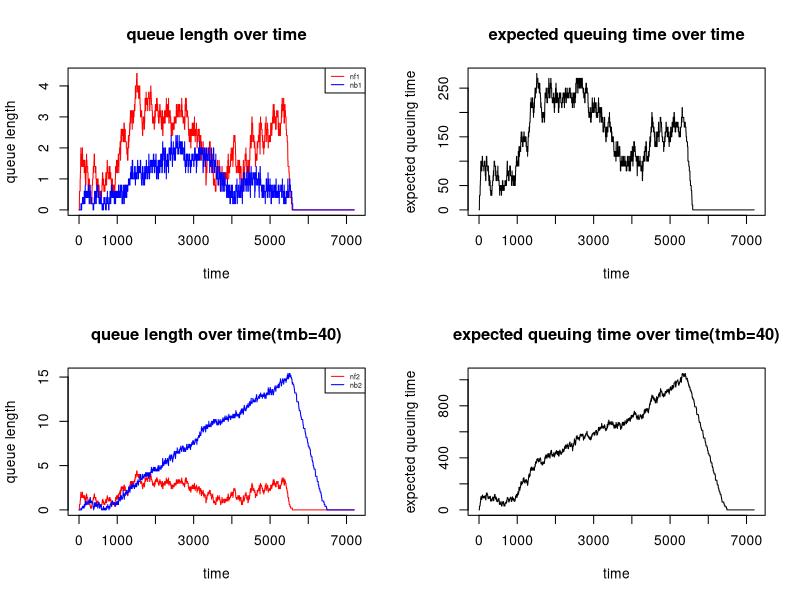

Reproduce this figure in R. (Note: a time limit stopped this script after it produced the figure.)
##  This code simulates a stochastic queuing model depicting a real-life scenario
## where cars go through French and British passport control stations consecutively
## before approaching a French ferry terminal. The entire process is simulated
## per second over a duration of two hours. Cars arrive randomly at French stations
## with a given probability and choose the the shortest queue among a given number 
## of stations. After completion of processing at a French station, a car proceeds
## to one of the British stations by selecting the shortest queue, taking into
## account a capacity constraint. Processing time at both the French and British
## stations follows uniform distributions. The French stations stop check-in thirty 
## minutes prior to the ferry departure.

queue_fill=function(number,queue,tmb=30,trb=40){

  while (number>0){
    random_sample=as.integer(sample(as.character(which(queue==min(queue))),min(number,sum((queue==min(queue))+0)),replace=FALSE))
    queue[random_sample]=queue[random_sample]+1
    number=number-length(random_sample)
  }
  return(queue)
}



qsim=function(mf=5,mb=5,a.rate=.1,trb=40,trf=40,tmb=30,tmf=30,maxb=20){
  ## mf=number of french stations; mb=number of british stations
  ## a.rate=arriving rate (a car arrives at probability of a.rate every second)
  ## processing time at british station follows uniform(tmb,tmb+trb)
  ## processing time at british station follows uniform(tmf,tmf+trf)
  ## maxb=maximum amout of cars that a british station can accept
  

  
  second_enter=1.5*3600
  second_nenter=0.5*3600
  f_queue=rep(0,mf)
  f_queue_table=matrix(0,ncol=mf,nrow=second_enter+second_nenter)
  f_time_queue=rep(0,mf)
  f_congestion=rep(0,mf)
  b_queue=rep(0,mb)
  b_queue_table=matrix(0,ncol=mb,nrow=second_enter+second_nenter)
  b_time_queue=rep(0,mb)
  b_vaccancy=mb*maxb
  
  
  for (t in 1:second_enter){
    set.seed(13*t)
    id_come=sample(c(0,1),prob=c(0.9,0.1),1)
    consistent_add_f=as.integer(sample(as.character(which(f_queue==min(f_queue))),1))
    f_add=which(f_queue==0)
    f_time_queue[intersect(consistent_add_f,f_add)]=id_come*runif(1,min=tmf,max=tmf+trf)
    f_queue[consistent_add_f]=f_queue[consistent_add_f]+(1*id_come)
    
    
    f_time_queue[which(f_time_queue>0)]=f_time_queue[which(f_time_queue>0)]-1
    no_maintain=intersect(which(f_time_queue<=0),which(f_queue>0))
    choose=sample(length(no_maintain),min(b_vaccancy,length(no_maintain)),replace=FALSE)
    no_maintain_queue=no_maintain[choose]
    f_queue[no_maintain_queue]=f_queue[no_maintain_queue]-1
    f_time_queue[no_maintain_queue]=runif(length(no_maintain_queue),min=tmf,max=tmf+trf)
    f_queue_table[t,]=f_queue
    
    b_del=intersect(which(b_time_queue<=0),which(b_queue>0))#accomplish processing, should be deleted
    b_queue=queue_fill(length(no_maintain_queue),b_queue)
    b_add=intersect(b_del,which(b_queue>0))
    b_time_queue[b_add]=runif(length(b_add),min=tmb,max=tmb+trb)
    b_time_queue[which(b_time_queue>0)]=b_time_queue[which(b_time_queue>0)]-1
    b_queue[b_del]=b_queue[b_del]-1
    b_queue_table[t,]=b_queue
    
    b_vaccancy=mb*maxb-sum(b_queue)
  }
  
  for (t in second_enter+1:second_nenter){
    
    f_time_queue[which(f_time_queue>0)]=f_time_queue[which(f_time_queue>0)]-1
    no_maintain=intersect(which(f_time_queue<=0),which(f_queue>0))
    choose=sample(length(no_maintain),min(b_vaccancy,length(no_maintain)),replace=FALSE)
    no_maintain_queue=no_maintain[choose]
    f_queue[no_maintain_queue]=f_queue[no_maintain_queue]-1
    f_time_queue[no_maintain_queue]=runif(length(no_maintain_queue),min=tmf,max=tmf+trf)
    f_queue_table[t,]=f_queue
    
    b_del=intersect(which(b_time_queue<=0),which(b_queue>0))#accomplish processing, should be deleted
    b_queue=queue_fill(length(no_maintain_queue),b_queue)
    b_add=intersect(b_del,which(b_queue>0))
    b_time_queue[b_add]=runif(length(b_add),min=tmb,max=tmb+trb)
    b_time_queue[which(b_time_queue>0)]=b_time_queue[which(b_time_queue>0)]-1
    b_queue[b_del]=b_queue[b_del]-1
    b_queue_table[t,]=b_queue
    
    b_vaccancy=mb*maxb-sum(b_queue)
  }
  nf=apply(f_queue_table,1,mean)
  nb=apply(b_queue_table,1,mean)  
  eq=nf*(2*tmf+trf)/2+nb*(2*tmb+trb)/2

  return(list(list(nf,nb,eq),b_queue_table))
}

## Part 2

## this part uses the function constructed above to produce a 4-panel, 2-row,
## 2-column plot. The top-left and top-right plots show the fluctuations in the 
## lengths of French & British queues, and expected queuing time, respectively, 
## over time. The second row shows the same pattern, with the default parameter 
## 'tmb' reset to 40 seconds

## extract the result of nf, nb, eq from "qsim" function 
result1<-qsim()
required_list1<-result1[[1]]

## this will give the 3 vectors nf,nb,eq 
print(required_list1)

nf1<-required_list1[[1]]
nb1<-required_list1[[2]]
eq1<-required_list1[[3]]

result2<-qsim(tmb=40)
required_list2<-result2[[1]]
nf2<-required_list2[[1]]
nb2<-required_list2[[2]]
eq2<-required_list2[[3]]
timex<-1:7200

## "par" function can make a customized layout where each grid contains a plot.
## assign c(2,2) to "mfrow" argument can obtain a layout of 2*2 plot grid.
par(mfrow=c(2,2))

## "plot" function is used to construct the customized plot by setting arguments:
## "type" sets the type of plot, 'l' for line plot; "col" sets the color for the 
## plot; "xlab(ylab)" sets the label for the x(y)-axis; "main" sets the title of the plot.
plot(timex,nf1,type='l',col='red',xlab='time',ylab='queue length',main='queue length over time')

## "lines" function is used to add a second plot to the same plot
lines(timex,nb1,type='l',col='blue')

## "legend" function is used to add keys that helps identify the meaning of various 
## elements within a plot. "lty" sets the line type for the line segments in the  
## legend, 1 for solid line type; "cex" adjusts the size of the text in the legend.
legend("topright", legend = c("nf1", "nb1"), col = c("red", "blue"),lty=1,cex=0.5)
plot(timex,eq1,type='l',xlab='time',ylab='expected queuing time',main='expected queuing time over time')

## The "range" function sets the y-axis limits to encompass all data points. Adjust
## the "ylim" argument in the "plot" function to ensure visibility of all data 
## points within the plot area.
ylim<-range(c(nf2,nb2))

plot(timex,nf2,type='l',col='red',xlab='time',ylab='queue length',main='queue length over time(tmb=40)',ylim=ylim)
lines(timex,nb2,type='l',col='blue')
legend("topright", legend = c("nf2", "nb2"), col = c("red", "blue"),lty=1,cex=0.5)
plot(timex,eq2,type='l',xlab='time',ylab='expected queuing time',main='expected queuing time over time(tmb=40)')

## from the plot, it is evident that resetting tmb to 40 seconds results in the 
## French queue length remaining nearly the same. In contrast, the British queue 
## steadily increases, reaching up to 15 cars per second, nearly 7 times of the 
## maximum default outcome, given the reduced British handling rate. The expected
## queuing time also exhibits a rising trend, reaching nearly 1000 seconds before
## check-in stops due to the dominant effect of changing in British queue length   

## Part 3

## this part utilizes the "qsim" function to run 100 simulations to find the 
## probability of at least one car missing the ferry departure when tmb=40

## for each iteration of this "for" loop, the last row of "b_queue_table" is
## examined. If the sum of all the entries in this row exceeds 0, this indicates 
## that there is at least one car still waiting in the queue at the simulation's
## end. we will count this situation as 1 and repeat this process 100 times 
results_list <- list()
missing_departure<-0
for (i in 1:100){
  
## extract the result of "b_queue_table" from "qsim" function and put it into the
## empty list defined previously
  results_list[[i]]<-qsim(tmb=40)[[2]]
  
## extract the last row from the "b_queue_table" matrix
  last_row<-results_list[[i]][nrow(results_list[[i]]),]
  
  if (sum(last_row)>0){
    missing_departure<-missing_departure+1
  }
}

## the probability of at least one car missing the ferry departure is calculated
## as the frequency of missing_departure over the 100 runs
print(missing_departure/100)
